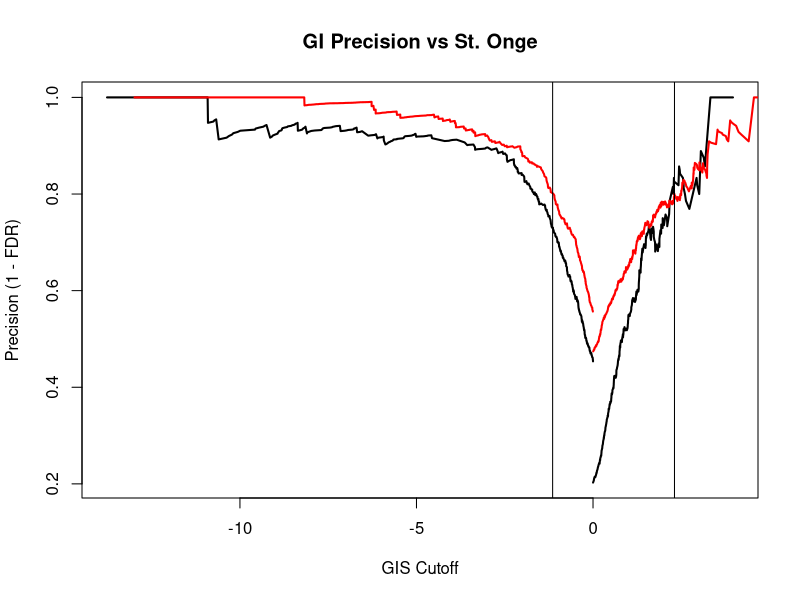

Here is the R script that generated this plot:
library(dplyr)

this.dir <- dirname(parent.frame(2)$ofile)
setwd(this.dir)
setwd('../data')


gi_data <- read.table('table_s1_new.tsv', head = T, stringsAsFactors = F)
gene1 <- sapply(gi_data$Barcode_i, function(x) {
  strsplit(x, split = '_')[[1]][1]
})

gene2 <- sapply(gi_data$Barcode_j, function(x) {
  strsplit(x, split = '_')[[1]][1]
})
#gi_data <-
#  dplyr::filter(gi_data, Remove_by_Chromosomal_distance_or_SameGene == 'no', C_ij.HetDipl > 100)

precision_cutoff <- 0.8

#Neutral-Neutral pairs
nn_pairs <-
  gi_data$Type_of_gene_i == 'Neutral' &
  gi_data$Type_of_gene_j == 'Neutral'

#Alternatively, can define all non DNA_repair - DNA_repair as neutral
nn_pairs <-
  !(gi_data$Type_of_gene_i == 'DNA_repair' &
  gi_data$Type_of_gene_j == 'DNA_repair') &
  gi_data$Remove_by_Chromosomal_distance_or_SameGene == 'no'



gi_scores <- gi_data[, grep('^GIS', colnames(gi_data))]
nn_scores <- gi_scores[nn_pairs, ]
non_nn_scores <- gi_scores[!(nn_pairs), ]
z_cols <-
  grep('Class',
       grep('^Z_GIS', colnames(gi_data), val = T),
       invert = T,
       val = T)
z_cols <- which(colnames(gi_data) %in% z_cols)

#Set false discovery ratea
fdr_cutoff <- 0.1
z_cutoff_positive <- 1
z_cutoff_negative <- -0.6

summary <- c()

prec_pos <- c()
prec_neg <- c()



for (analysis in c("gis_cutoff_plot")) {
  for (condition in colnames(gi_scores)[c(2, 3)]) {
    if (condition %in% c("GIS_ij.NoDrug", "GIS_ij.DMSO")) {
      st_onge_class <- 'SOJ_Class_NoMMS'
    }
    if (condition == "GIS_ij.MMS") {
      st_onge_class <- 'SOJ_Class_MMS'
    }
    
    gi_data_filtered <-
      dplyr::filter(gi_data,
                    SOJ_Class_NoMMS %in% c('NEUTRAL', 'AGGRAVATING', 'ALLEVIATING'))
    
    
    
    z_scores_cond_pos <-
      gi_data_filtered[, paste(c('Z_', condition), collapse = '')]
    raw_scores_cond_pos <- gi_data_filtered[, condition]
    
    labels_pos <- gi_data_filtered[, st_onge_class] == 'ALLEVIATING'
    z_score_ind <- sort(z_scores_cond_pos, index.return = T)$ix
    
    raw_scores_cond_pos <- raw_scores_cond_pos[z_score_ind]
    z_scores_cond_pos <- z_scores_cond_pos[z_score_ind]
    labels_pos <- labels_pos[z_score_ind]
    
    
    prec_pos <- sapply(1:length(z_scores_cond_pos), function(i) {
      sum(labels_pos[i:length(labels_pos)]) / (length(labels_pos) - i + 1)
    })
    fdr_pos <- 1 - prec_pos
    
    
    
    
    z_scores_cond_neg <-
      gi_data_filtered[, paste(c('Z_', condition), collapse = '')]
    raw_scores_cond_neg <- gi_data_filtered[, condition]
    
    labels_neg <- gi_data_filtered[, st_onge_class] == 'AGGRAVATING'
    z_score_ind <-
      sort(z_scores_cond_neg,
           index.return = T,
           decreasing = T)$ix
    
    raw_scores_cond_neg <- raw_scores_cond_neg[z_score_ind]
    z_scores_cond_neg <- z_scores_cond_neg[z_score_ind]
    labels_neg <- labels_neg[z_score_ind]
    
    prec_neg <- sapply(1:length(z_scores_cond_neg), function(i) {
      sum(labels_neg[i:length(labels_neg)]) / (length(labels_neg) - i + 1)
    })
    fdr_neg <- 1 - prec_neg
    
    
    # if (analysis == "z_cutoff_positive_plot") {
    #   plot(
    #     z_scores_cond_pos,
    #     prec_pos,
    #     type = 'l',
    #     ylab = 'Accuracy (1 - FDR)',
    #     xlab = 'Z Score Cutoff',
    #     main = st_onge_class
    #   )
    #   lines(z_scores_cond_neg, prec_neg)
    #   abline(v = z_cutoff_positive)
    #   abline(v = z_cutoff_negative)
    #   
    #   prec_neg_z1 <-
    #     prec_neg[which.min(abs(z_scores_cond_neg - (z_cutoff_negative)))]
    #   prec_pos_z1 <-
    #     prec_pos[which.min(abs(z_scores_cond_pos - (z_cutoff_positive)))]
    #   
    #   text(
    #     z_cutoff_negative - 0.8,
    #     0.8,
    #     sprintf(
    #       "Acc at Z < %s\n= %s",
    #       z_cutoff_negative,
    #       format(prec_neg_z1, digits = 2)
    #     )
    #   )
    #   text(
    #     z_cutoff_positive - 0.8,
    #     0.8,
    #     sprintf(
    #       "Acc at Z > %s\n= %s",
    #       z_cutoff_positive,
    #       format(prec_pos_z1, digits = 2)
    #     )
    #   )
    # }
    
    
    if (analysis == "gis_cutoff_plot") {
      if (condition %in% c("GIS_ij.NoDrug", "GIS_ij.DMSO")) {
        plot(
          raw_scores_cond_pos[raw_scores_cond_pos > 0],
          prec_pos[raw_scores_cond_pos > 0],
          type = 'l',
          ylab = 'Precision (1 - FDR)',
          xlab = 'GIS Cutoff',
          main = 'GI Precision vs St. Onge',#st_onge_class,
          lwd = 2,
          xlim=c(min(raw_scores_cond_pos),max(raw_scores_cond_pos))
        )
        
      } else{
        lines(raw_scores_cond_pos[raw_scores_cond_pos > 0],
              prec_pos[raw_scores_cond_pos > 0],
              col = 'red',
              lwd = 2)
        pos_cut <- min(raw_scores_cond_pos[which(prec_pos >= precision_cutoff)])
        abline(v=pos_cut)
      }
      
      if (condition %in% c("GIS_ij.NoDrug", "GIS_ij.DMSO")) {
        lines(raw_scores_cond_neg[raw_scores_cond_neg < 0],
              prec_neg[raw_scores_cond_neg < 0],
              lwd = 2)
        
      } else{
        lines(raw_scores_cond_neg[raw_scores_cond_neg < 0],
              prec_neg[raw_scores_cond_neg < 0],
              col = 'red',
              lwd = 2)
        neg_cut <- max(raw_scores_cond_neg[which(prec_neg >= precision_cutoff)])
        abline(v=neg_cut)
      }
    }
    
  }
}